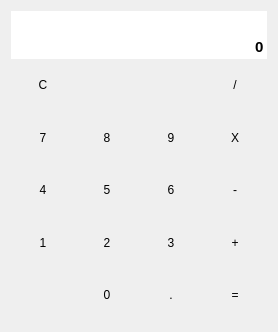
<?xml version="1.0" encoding="UTF-8"?>
<ui version="4.0">
 <class>form_calculatrice</class>
 <widget class="QWidget" name="form_calculatrice">
  <property name="geometry">
   <rect>
    <x>0</x>
    <y>0</y>
    <width>236</width>
    <height>332</height>
   </rect>
  </property>
  <property name="windowTitle">
   <string>Ma calculette</string>
  </property>
  <layout class="QGridLayout" name="gridLayout">
   <property name="spacing">
    <number>0</number>
   </property>
   <item row="0" column="0" colspan="4">
    <widget class="QLineEdit" name="le_operation">
     <property name="font">
      <font>
       <pointsize>11</pointsize>
      </font>
     </property>
     <property name="frame">
      <bool>false</bool>
     </property>
     <property name="alignment">
      <set>Qt::AlignRight|Qt::AlignTrailing|Qt::AlignVCenter</set>
     </property>
    </widget>
   </item>
   <item row="1" column="0" colspan="4">
    <widget class="QLineEdit" name="le_result">
     <property name="font">
      <font>
       <pointsize>11</pointsize>
       <weight>75</weight>
       <bold>true</bold>
      </font>
     </property>
     <property name="text">
      <string>0</string>
     </property>
     <property name="frame">
      <bool>false</bool>
     </property>
     <property name="alignment">
      <set>Qt::AlignRight|Qt::AlignTrailing|Qt::AlignVCenter</set>
     </property>
    </widget>
   </item>
   <item row="2" column="0">
    <widget class="ButtonCutom" name="btn_c">
     <property name="maximumSize">
      <size>
       <width>64</width>
       <height>64</height>
      </size>
     </property>
     <property name="text">
      <string>C</string>
     </property>
     <property name="flat">
      <bool>true</bool>
     </property>
    </widget>
   </item>
   <item row="2" column="3">
    <widget class="ButtonCutom" name="btn_divis">
     <property name="maximumSize">
      <size>
       <width>64</width>
       <height>64</height>
      </size>
     </property>
     <property name="text">
      <string>/</string>
     </property>
     <property name="flat">
      <bool>true</bool>
     </property>
    </widget>
   </item>
   <item row="3" column="0">
    <widget class="ButtonCutom" name="btn_7">
     <property name="maximumSize">
      <size>
       <width>64</width>
       <height>64</height>
      </size>
     </property>
     <property name="text">
      <string>7</string>
     </property>
     <property name="flat">
      <bool>true</bool>
     </property>
    </widget>
   </item>
   <item row="3" column="1">
    <widget class="ButtonCutom" name="btn_8">
     <property name="maximumSize">
      <size>
       <width>64</width>
       <height>64</height>
      </size>
     </property>
     <property name="text">
      <string>8</string>
     </property>
     <property name="flat">
      <bool>true</bool>
     </property>
    </widget>
   </item>
   <item row="3" column="2">
    <widget class="ButtonCutom" name="btn_9">
     <property name="maximumSize">
      <size>
       <width>64</width>
       <height>64</height>
      </size>
     </property>
     <property name="text">
      <string>9</string>
     </property>
     <property name="flat">
      <bool>true</bool>
     </property>
    </widget>
   </item>
   <item row="3" column="3">
    <widget class="ButtonCutom" name="btn_fois">
     <property name="maximumSize">
      <size>
       <width>64</width>
       <height>64</height>
      </size>
     </property>
     <property name="text">
      <string>X</string>
     </property>
     <property name="flat">
      <bool>true</bool>
     </property>
    </widget>
   </item>
   <item row="4" column="0">
    <widget class="ButtonCutom" name="btn_4">
     <property name="maximumSize">
      <size>
       <width>64</width>
       <height>64</height>
      </size>
     </property>
     <property name="text">
      <string>4</string>
     </property>
     <property name="flat">
      <bool>true</bool>
     </property>
    </widget>
   </item>
   <item row="4" column="1">
    <widget class="ButtonCutom" name="btn_5">
     <property name="maximumSize">
      <size>
       <width>64</width>
       <height>64</height>
      </size>
     </property>
     <property name="text">
      <string>5</string>
     </property>
     <property name="flat">
      <bool>true</bool>
     </property>
    </widget>
   </item>
   <item row="4" column="2">
    <widget class="ButtonCutom" name="btn_6">
     <property name="maximumSize">
      <size>
       <width>64</width>
       <height>64</height>
      </size>
     </property>
     <property name="text">
      <string>6</string>
     </property>
     <property name="flat">
      <bool>true</bool>
     </property>
    </widget>
   </item>
   <item row="4" column="3">
    <widget class="ButtonCutom" name="btn_moins">
     <property name="maximumSize">
      <size>
       <width>64</width>
       <height>64</height>
      </size>
     </property>
     <property name="text">
      <string>-</string>
     </property>
     <property name="flat">
      <bool>true</bool>
     </property>
    </widget>
   </item>
   <item row="5" column="0">
    <widget class="ButtonCutom" name="btn_1">
     <property name="maximumSize">
      <size>
       <width>64</width>
       <height>64</height>
      </size>
     </property>
     <property name="text">
      <string>1</string>
     </property>
     <property name="flat">
      <bool>true</bool>
     </property>
    </widget>
   </item>
   <item row="5" column="1">
    <widget class="ButtonCutom" name="btn_2">
     <property name="maximumSize">
      <size>
       <width>64</width>
       <height>64</height>
      </size>
     </property>
     <property name="text">
      <string>2</string>
     </property>
     <property name="flat">
      <bool>true</bool>
     </property>
    </widget>
   </item>
   <item row="5" column="2">
    <widget class="ButtonCutom" name="btn_3">
     <property name="maximumSize">
      <size>
       <width>64</width>
       <height>64</height>
      </size>
     </property>
     <property name="text">
      <string>3</string>
     </property>
     <property name="flat">
      <bool>true</bool>
     </property>
    </widget>
   </item>
   <item row="5" column="3">
    <widget class="ButtonCutom" name="btn_plus">
     <property name="maximumSize">
      <size>
       <width>64</width>
       <height>64</height>
      </size>
     </property>
     <property name="text">
      <string>+</string>
     </property>
     <property name="flat">
      <bool>true</bool>
     </property>
    </widget>
   </item>
   <item row="6" column="1">
    <widget class="ButtonCutom" name="btn_0">
     <property name="maximumSize">
      <size>
       <width>64</width>
       <height>64</height>
      </size>
     </property>
     <property name="text">
      <string>0</string>
     </property>
     <property name="flat">
      <bool>true</bool>
     </property>
    </widget>
   </item>
   <item row="6" column="2">
    <widget class="ButtonCutom" name="btn_point">
     <property name="maximumSize">
      <size>
       <width>64</width>
       <height>64</height>
      </size>
     </property>
     <property name="text">
      <string>.</string>
     </property>
     <property name="flat">
      <bool>true</bool>
     </property>
    </widget>
   </item>
   <item row="6" column="3">
    <widget class="ButtonCutom" name="btn_egal">
     <property name="maximumSize">
      <size>
       <width>64</width>
       <height>64</height>
      </size>
     </property>
     <property name="text">
      <string>=</string>
     </property>
     <property name="flat">
      <bool>true</bool>
     </property>
    </widget>
   </item>
  </layout>
 </widget>
 <customwidgets>
  <customwidget>
   <class>ButtonCutom</class>
   <extends>QPushButton</extends>
   <header>custom_ui.button_custom</header>
  </customwidget>
 </customwidgets>
 <resources/>
 <connections/>
</ui>
